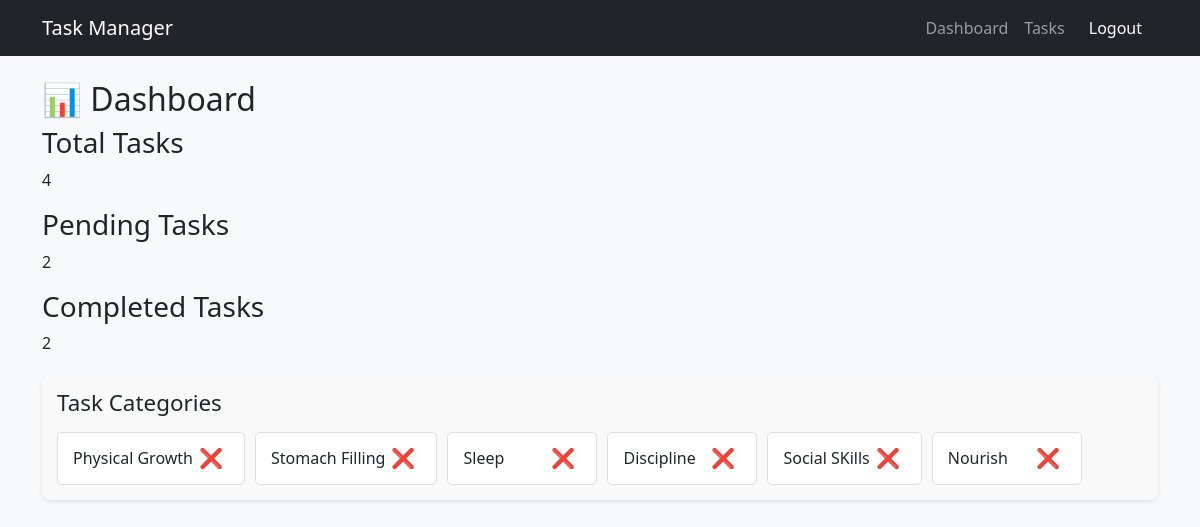
The app's page / (signed in), older data.
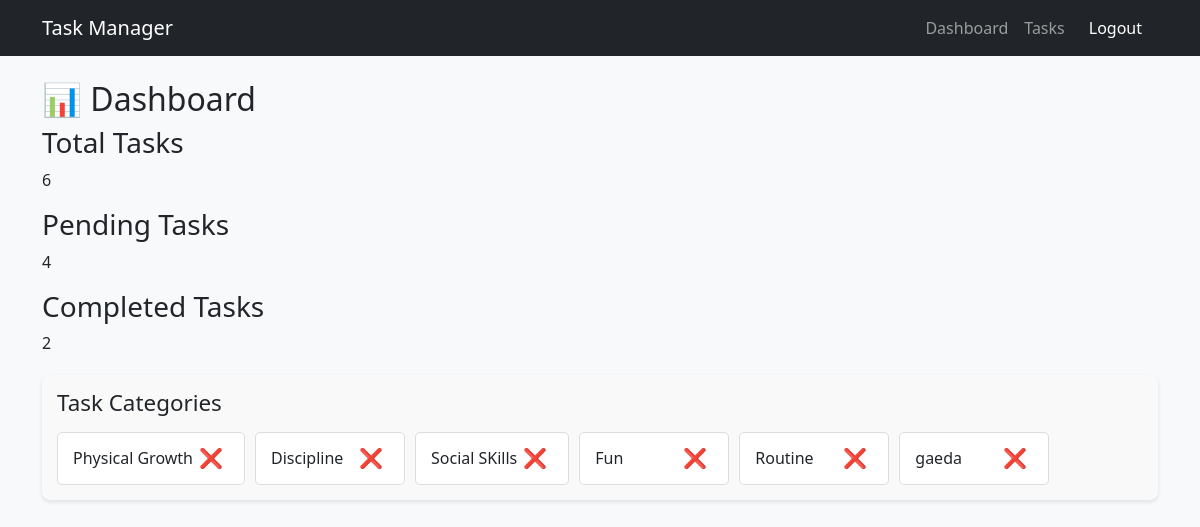
The same page, newer data.
### tasks/models.py (models this page shows, shortened)
class Category(models.Model):
    user = models.ForeignKey(User, on_delete=models.CASCADE, default=1)
    name = models.CharField(max_length=100)

### tasks/views.py (the view)
# urls.py: path('', dashboard, name='dashboard'),
@login_required
def dashboard(request):
    tasks = Task.objects.filter(user=request.user)
    categories = Category.objects.filter(user=request.user)  # Show only user’s categories
    return render(request, 'tasks/dashboard.html', {
        'total_tasks': tasks.count(),
        'completed_tasks': tasks.filter(completed=True).count(),
        'pending_tasks': tasks.filter(completed=False).count(),
        'categories': categories,  # Send categories to the template
    })

### tasks/templates/tasks/dashboard.html (shortened to what this page needs)
{% extends 'tasks/base.html' %}
{% block content %}
<div class="dashboard-container">
    <h2 class="dashboard-title">📊 Dashboard</h2>
    <div class="dashboard-summary">
        <div class="summary-box total">
            <h3>Total Tasks</h3>
            <p>{{ total_tasks }}</p>
        </div>
        <div class="summary-box pending">
            <h3>Pending Tasks</h3>
            <p>{{ pending_tasks }}</p>
        </div>
        <div class="summary-box completed">
            <h3>Completed Tasks</h3>
            <p>{{ completed_tasks }}</p>
        </div>
    </div>
    <div class="categories-container">
        <h3>Task Categories</h3>
        <div class="categories-grid">
            {% for category in categories %}
                <div class="category-item">
                    <span>{{ category.name }}</span>
                    <form action="{% url 'delete-category' category.id %}" method="POST" onsubmit="return confirm('Are you sure you want to delete this category?');">
                        <button type="submit" class="delete-btn">❌</button>
                    </form>
                </div>
            {% empty %}
                <p>No categories available.</p>
            {% endfor %}
        </div>
    </div>
</div>
{% endblock %}

Row changes from the older to the newer data that the page shows:
removed Category: name "Stomach Filling"
removed Category: name "Sleep"
removed Category: name "Nourish"
added Category: name "Fun"
added Category: name "Routine"
added Category: name "gaeda"
Text that changed along with them:
{{ total_tasks }}: "4" → "6"
{{ pending_tasks }}: "2" → "4"
